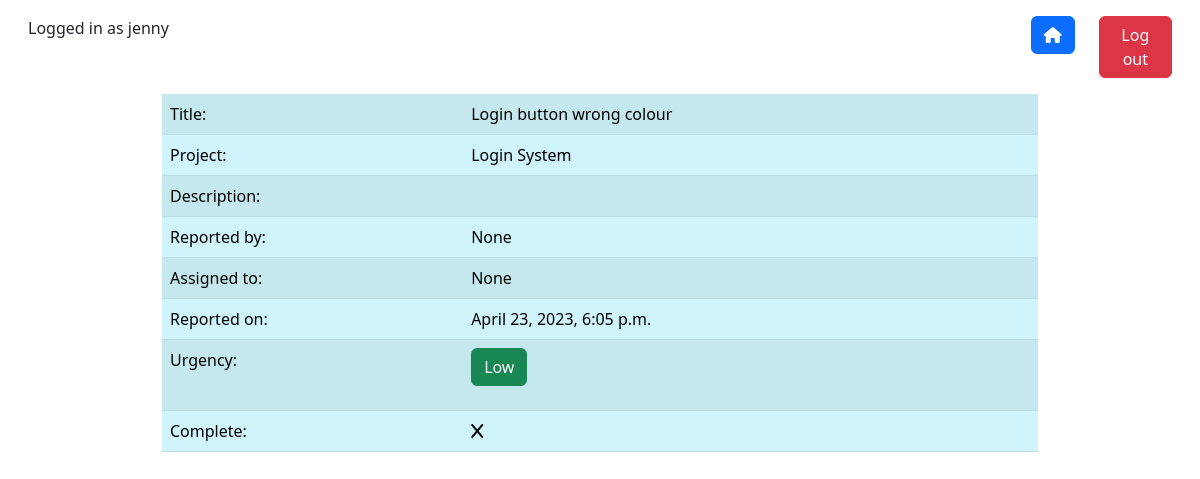
Page /project/3/bug/3/view (signed in) on the committed database.
### tracker_app/models.py (models this page shows, shortened)
class BugItem(models.Model):
    title = models.CharField(max_length=100)
    reporter = models.ForeignKey(User, on_delete=models.CASCADE, null=True, blank=True, related_name="reporter")
    assignee = models.ForeignKey(User, on_delete=models.CASCADE, null=True, blank=True, related_name="assignee")
    description = models.TextField(null=True, blank=True)
    created_date = models.DateTimeField(auto_now_add=True)
    urgency = models.CharField(max_length= 10, default="LOW", choices=PRIORITY_CHOICES)
    project = models.ForeignKey(ProjectList, on_delete=models.CASCADE)
    completed = models.BooleanField(default=False)

class ProjectList(models.Model):
    title = models.CharField(max_length=100)
    user = models.ForeignKey(User, on_delete=models.CASCADE, null=True, blank=True)
    def __str__(self):
        return self.title

### tracker_app/views.py (the view)
class BugDetailView(LoginRequiredMixin, DetailView):
    model = BugItem
    template_name = "tracker_app/bug_view.html"
    def get_context_data(self, **kwargs):
        context = super().get_context_data()
        return context

### tracker_app/templates/tracker_app/bug_view.html
{% extends "base.html" %}
{% block content %}
   <div class="container w-75 vertical-center">
        <table class="table table-striped table-info table-hover">
            <tr>
                <td>Title:</td>
                <td>{{object.title}}</td>
            </tr>
            <tr>
                <td>Project:</td>
                <td>{{object.project}}</td>
            </tr>
            <tr>
                <td>Description:</td>
                <td>{{object.description}}</td>
            </tr>
            <tr>
                <td>Reported by:</td>
                <td>{{object.reporter}}</td>
            </tr>
            <tr>
                <td>Assigned to:</td>
                <td>{{object.assignee}}</td>
            </tr>
            <tr>
                <td>Reported on:</td>
                <td>{{object.created_date}}</td>
            </tr>
            <tr>
                <td>Urgency:</td>
                <td>
                    {% if object.urgency == "HI" %}
                        <p
                            type="button"
                            class="btn btn-danger">
                            High
                        </p>
                    {% elif object.urgency == "MED" %}
                        <p
                            type="button"
                            class="btn btn-warning">
                            Medium
                        </p>
                    {% elif object.urgency == "LOW" %}
                        <p
                            type="button"
                            class="btn btn-success">
                            Low
                        </p>
                    {% endif %}</td>
            </tr>
            <tr>
                <td>Complete:</td>
                <td>
                    {% if not bug.completed %}
                        <i class="fa-solid fa-x"></i>
                    {% else %}
                        <i class="fa-solid fa-check"></i>
                    {% endif %}
                </td>
            </tr>
        </table>
   </div>
{% endblock %}

### tracker_app/templates/base.html (shortened to what this page needs)
<!doctype html>
<html lang="en">
<head>
    <link href="https://cdn.jsdelivr.net/npm/bootstrap@5.3.0-alpha1/dist/css/bootstrap.min.css" rel="stylesheet">
</head>
<body>
    <div class="row m-3">
        <div class="col-lg-10">
            <p>Logged in as
                {% if request.user.is_authenticated %}
                    {{request.user}}
                {% endif %}
            </p>
        </div>
        <div class="col-lg-1" align="right">
            <a type="button"
               class ="btn btn-primary"
               href='{% url "index" %}'>
                <i class="fa-solid fa-house"></i>
            </a>
        </div>
        <div class="col-lg-1" align="right">
            <a type="button"
               class ="btn btn-danger"
               href='{% url "logout" %}'>
                Log out
            </a>
        </div>
    </div>
    <div>
        {% block content %}{% endblock %}
    </div>
</body>
</html>

### rows in the picture
BugItem: title "Login button wrong colour", project "Login System", reporter "None", assignee "None", created_date "April 23, 2023, 6:05 p.m."

### other values in the picture
{{ request.user }} "jenny"
